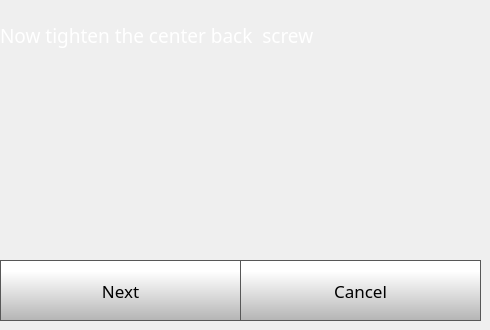
    <widget class="QWidget" name="quickStep5Page">
     <widget class="QLabel" name="calibrateLabel_25">
      <property name="geometry">
       <rect>
        <x>0</x>
        <y>20</y>
        <width>481</width>
        <height>31</height>
       </rect>
      </property>
      <property name="font">
       <font>
        <family>Gotham</family>
        <pointsize>14</pointsize>
        <weight>50</weight>
        <bold>false</bold>
       </font>
      </property>
      <property name="styleSheet">
       <string notr="true">color: rgb(255, 255, 255);</string>
      </property>
      <property name="text">
       <string>Now tighten the center back  screw</string>
      </property>
      <property name="wordWrap">
       <bool>true</bool>
      </property>
     </widget>
     <widget class="QPushButton" name="quickStep5NextButton">
      <property name="geometry">
       <rect>
        <x>0</x>
        <y>260</y>
        <width>241</width>
        <height>61</height>
       </rect>
      </property>
      <property name="font">
       <font>
        <family>Gotham</family>
        <pointsize>13</pointsize>
       </font>
      </property>
      <property name="styleSheet">
       <string notr="true">QPushButton {
     border: 1px solid rgb(87, 87, 87);
	background-color: qlineargradient(spread:pad, x1:0, y1:1, x2:0, y2:0.188, stop:0 rgba(180, 180, 180, 255), stop:1 rgba(255, 255, 255, 255));


}

QPushButton:pressed {
    background-color: qlineargradient(x1: 0, y1: 0, x2: 0, y2: 1,
                                      stop: 0 #dadbde, stop: 1 #f6f7fa);
}

QPushButton:flat {
    border: none; /* no border for a flat push button */
}

QPushButton:default {
    border-color: navy; /* make the default button prominent */
}

QPushButton:focus {
	outline: none;
}</string>
      </property>
      <property name="text">
       <string>Next</string>
      </property>
      <property name="iconSize">
       <size>
        <width>40</width>
        <height>40</height>
       </size>
      </property>
     </widget>
     <widget class="QPushButton" name="quickStep5CancelButton">
      <property name="geometry">
       <rect>
        <x>240</x>
        <y>260</y>
        <width>241</width>
        <height>61</height>
       </rect>
      </property>
      <property name="font">
       <font>
        <family>Gotham</family>
        <pointsize>13</pointsize>
       </font>
      </property>
      <property name="styleSheet">
       <string notr="true">QPushButton {
     border: 1px solid rgb(87, 87, 87);
	background-color: qlineargradient(spread:pad, x1:0, y1:1, x2:0, y2:0.188, stop:0 rgba(180, 180, 180, 255), stop:1 rgba(255, 255, 255, 255));


}

QPushButton:pressed {
    background-color: qlineargradient(x1: 0, y1: 0, x2: 0, y2: 1,
                                      stop: 0 #dadbde, stop: 1 #f6f7fa);
}

QPushButton:flat {
    border: none; /* no border for a flat push button */
}

QPushButton:default {
    border-color: navy; /* make the default button prominent */
}

QPushButton:focus {
	outline: none;
}</string>
      </property>
      <property name="text">
       <string>Cancel</string>
      </property>
      <property name="iconSize">
       <size>
        <width>40</width>
        <height>40</height>
       </size>
      </property>
     </widget>
    </widget>
